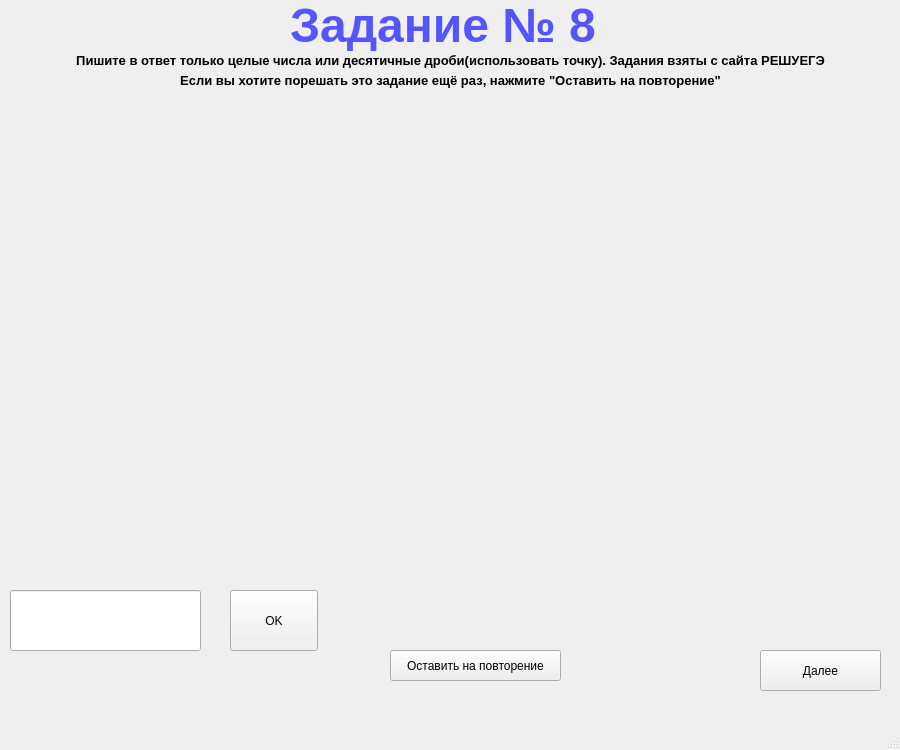
<?xml version="1.0" encoding="UTF-8"?>
<ui version="4.0">
 <class>MainWindow</class>
 <widget class="QMainWindow" name="MainWindow">
  <property name="geometry">
   <rect>
    <x>0</x>
    <y>0</y>
    <width>900</width>
    <height>750</height>
   </rect>
  </property>
  <property name="windowTitle">
   <string>MainWindow</string>
  </property>
  <widget class="QWidget" name="centralwidget">
   <widget class="QLabel" name="label">
    <property name="geometry">
     <rect>
      <x>290</x>
      <y>0</y>
      <width>321</width>
      <height>51</height>
     </rect>
    </property>
    <property name="palette">
     <palette>
      <active>
       <colorrole role="WindowText">
        <brush brushstyle="SolidPattern">
         <color alpha="255">
          <red>85</red>
          <green>85</green>
          <blue>255</blue>
         </color>
        </brush>
       </colorrole>
      </active>
      <inactive>
       <colorrole role="WindowText">
        <brush brushstyle="SolidPattern">
         <color alpha="255">
          <red>85</red>
          <green>85</green>
          <blue>255</blue>
         </color>
        </brush>
       </colorrole>
      </inactive>
      <disabled>
       <colorrole role="WindowText">
        <brush brushstyle="SolidPattern">
         <color alpha="255">
          <red>160</red>
          <green>162</green>
          <blue>164</blue>
         </color>
        </brush>
       </colorrole>
      </disabled>
     </palette>
    </property>
    <property name="font">
     <font>
      <pointsize>36</pointsize>
      <weight>75</weight>
      <bold>true</bold>
     </font>
    </property>
    <property name="text">
     <string>Задание № 8</string>
    </property>
   </widget>
   <widget class="QLabel" name="label_2">
    <property name="geometry">
     <rect>
      <x>0</x>
      <y>50</y>
      <width>901</width>
      <height>21</height>
     </rect>
    </property>
    <property name="font">
     <font>
      <pointsize>10</pointsize>
      <weight>75</weight>
      <bold>true</bold>
     </font>
    </property>
    <property name="text">
     <string>Пишите в ответ только целые числа или десятичные дроби(использовать точку). Задания взяты с сайта РЕШУЕГЭ</string>
    </property>
    <property name="alignment">
     <set>Qt::AlignCenter</set>
    </property>
   </widget>
   <widget class="QLabel" name="color_fon">
    <property name="geometry">
     <rect>
      <x>20</x>
      <y>100</y>
      <width>840</width>
      <height>411</height>
     </rect>
    </property>
    <property name="text">
     <string/>
    </property>
   </widget>
   <widget class="QLabel" name="t_or_f_p1">
    <property name="geometry">
     <rect>
      <x>50</x>
      <y>520</y>
      <width>761</width>
      <height>51</height>
     </rect>
    </property>
    <property name="text">
     <string/>
    </property>
   </widget>
   <widget class="QLineEdit" name="ans_p1">
    <property name="geometry">
     <rect>
      <x>10</x>
      <y>590</y>
      <width>191</width>
      <height>61</height>
     </rect>
    </property>
   </widget>
   <widget class="QPushButton" name="btn_ok_p1">
    <property name="geometry">
     <rect>
      <x>230</x>
      <y>590</y>
      <width>88</width>
      <height>61</height>
     </rect>
    </property>
    <property name="text">
     <string>OK</string>
    </property>
   </widget>
   <widget class="QPushButton" name="btn_next_p1">
    <property name="geometry">
     <rect>
      <x>760</x>
      <y>650</y>
      <width>121</width>
      <height>41</height>
     </rect>
    </property>
    <property name="text">
     <string>Далее</string>
    </property>
   </widget>
   <widget class="QPushButton" name="btn_repeat">
    <property name="geometry">
     <rect>
      <x>390</x>
      <y>650</y>
      <width>171</width>
      <height>31</height>
     </rect>
    </property>
    <property name="text">
     <string>Оставить на повторение</string>
    </property>
   </widget>
   <widget class="QLabel" name="label_3">
    <property name="geometry">
     <rect>
      <x>10</x>
      <y>70</y>
      <width>881</width>
      <height>21</height>
     </rect>
    </property>
    <property name="font">
     <font>
      <pointsize>10</pointsize>
      <weight>75</weight>
      <bold>true</bold>
     </font>
    </property>
    <property name="text">
     <string>Если вы хотите порешать это задание ещё раз, нажмите &quot;Оставить на повторение&quot;</string>
    </property>
    <property name="alignment">
     <set>Qt::AlignCenter</set>
    </property>
   </widget>
   <widget class="QLabel" name="problem_1">
    <property name="geometry">
     <rect>
      <x>20</x>
      <y>100</y>
      <width>851</width>
      <height>411</height>
     </rect>
    </property>
    <property name="text">
     <string/>
    </property>
    <property name="alignment">
     <set>Qt::AlignCenter</set>
    </property>
   </widget>
  </widget>
  <widget class="QMenuBar" name="menubar">
   <property name="geometry">
    <rect>
     <x>0</x>
     <y>0</y>
     <width>900</width>
     <height>30</height>
    </rect>
   </property>
  </widget>
  <widget class="QStatusBar" name="statusbar"/>
 </widget>
 <resources/>
 <connections/>
</ui>
